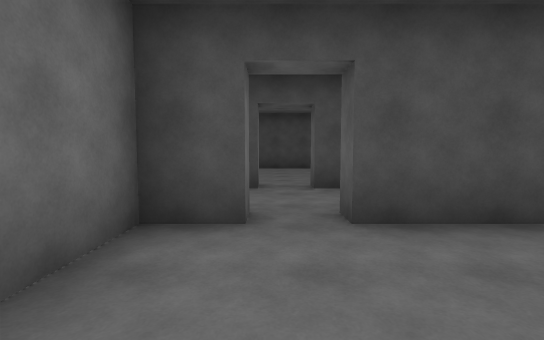
View 1 (above)

22 first-person views from a walk through a Unity game level. The camera is 1.4 m above the floor, tilts 4° down and sees 85° across. The floor is counted in squares, 2 m on a side. Each view is taken from the middle of a square. On the plan, view 1 faces up. The plan holds only what a view shows up to about 10 squares ahead; the rest is blank. The place goes on beyond the plan. The player is left out. Some animated figures are left out. Door leaves are left out, so doorways stand open. Surface patterns are stand-ins for the level's own textures.

View 2
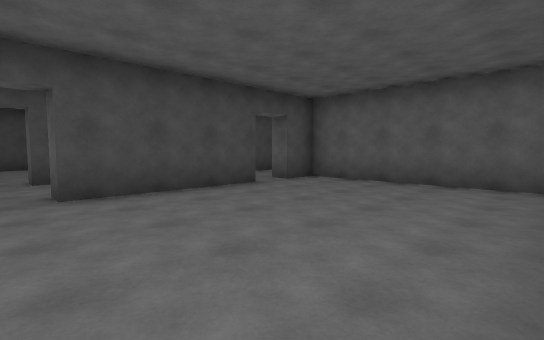

View 3
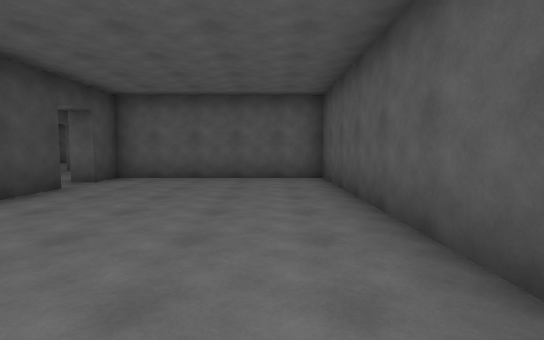

View 4
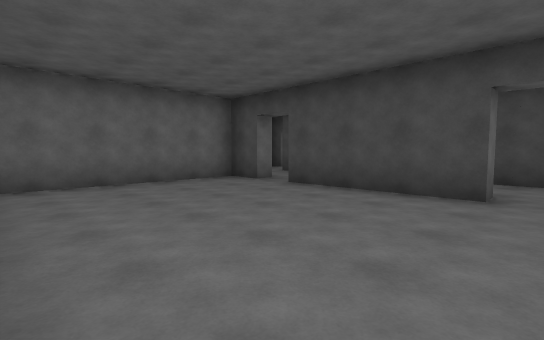

View 5
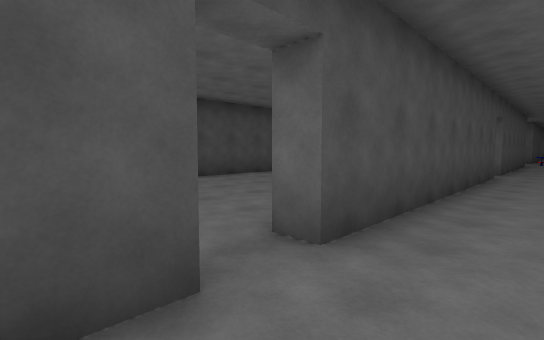

View 6
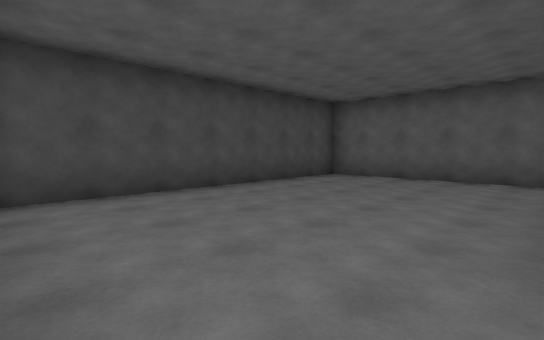

View 7
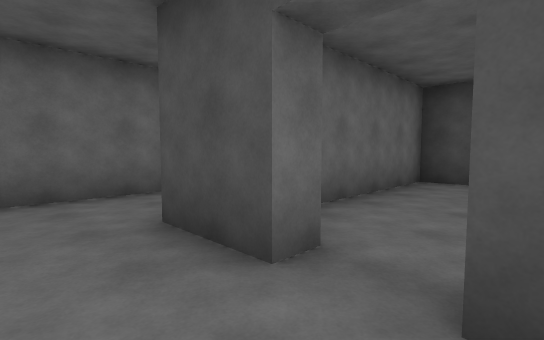

View 8
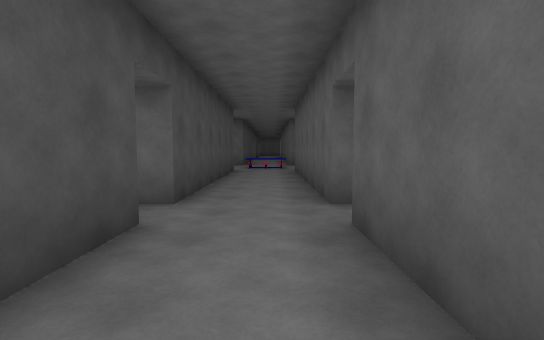

View 9
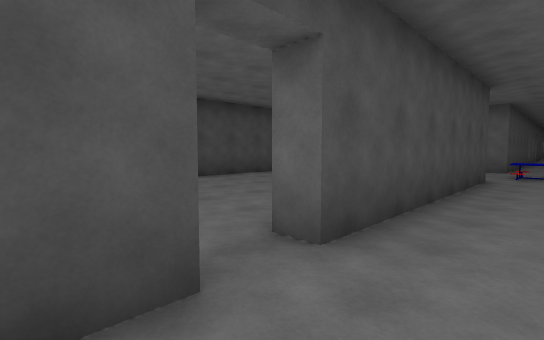

View 10
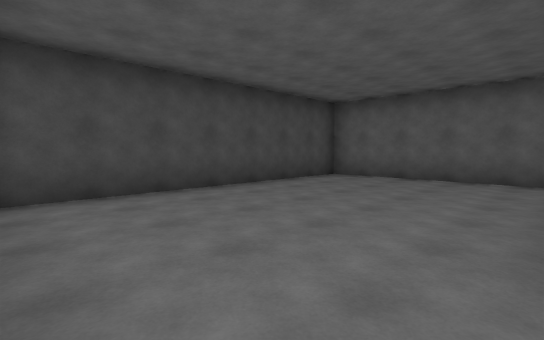

View 11
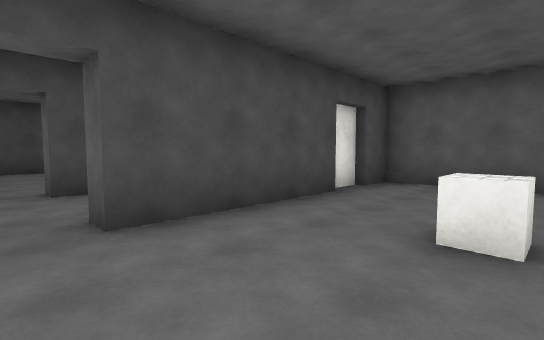

View 12
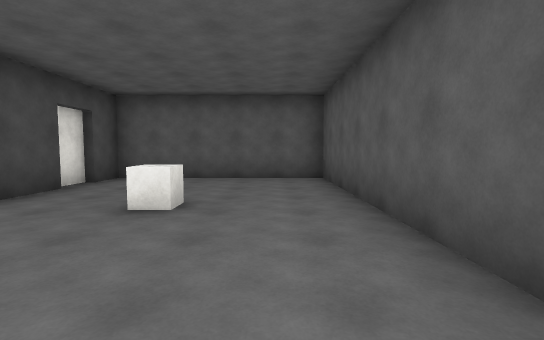

View 13
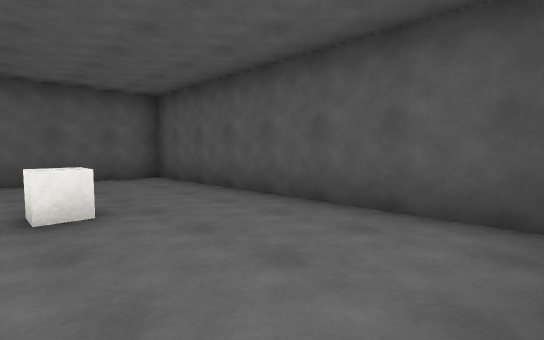

View 14
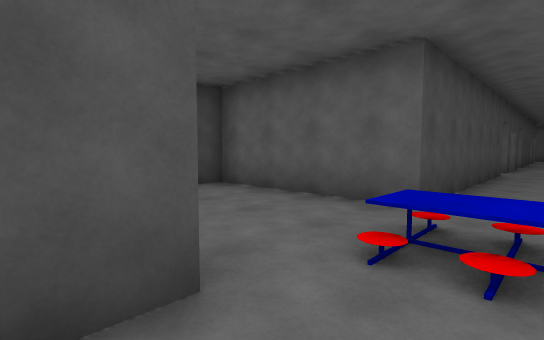

View 15
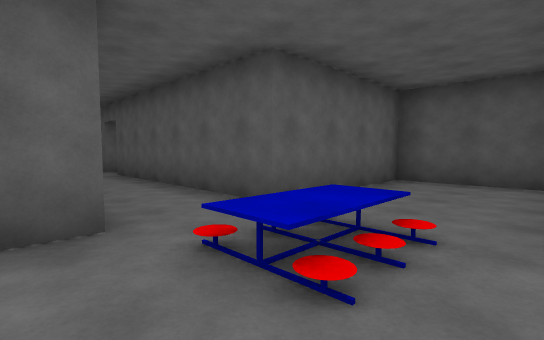

View 16
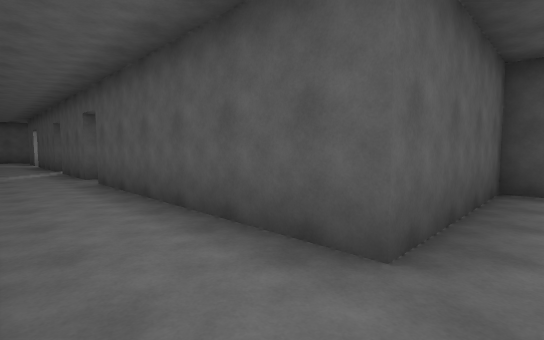

View 17
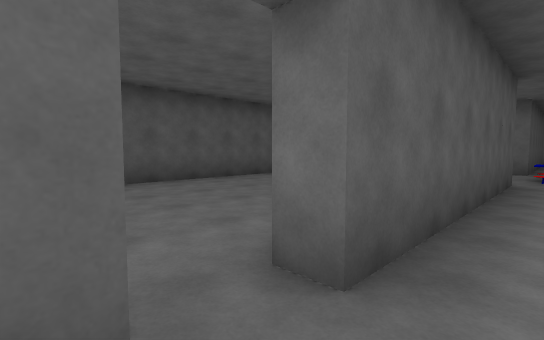

View 18
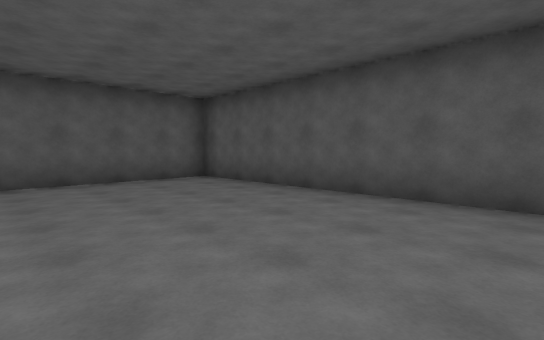

View 19
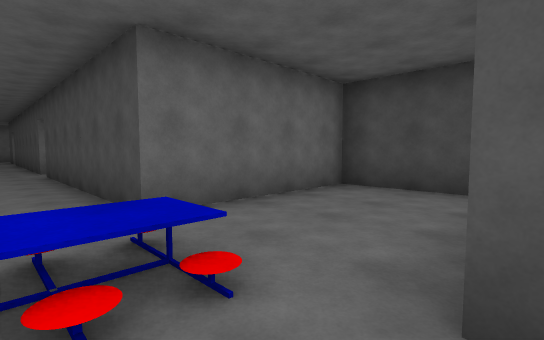

View 20
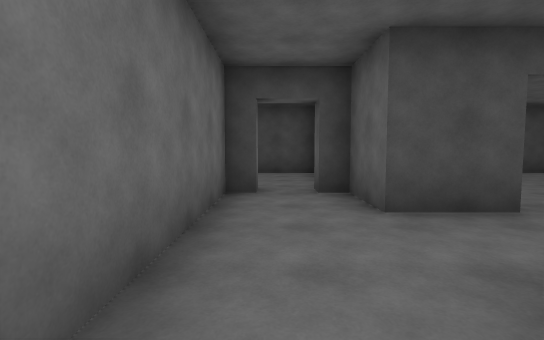

View 21
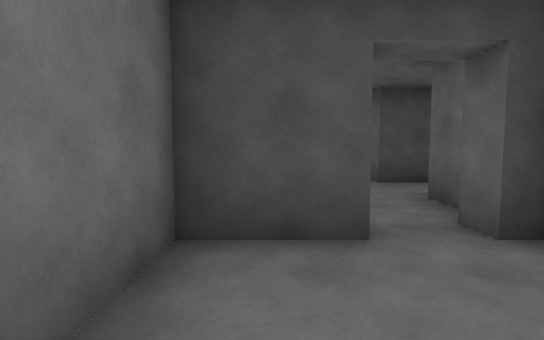

View 22
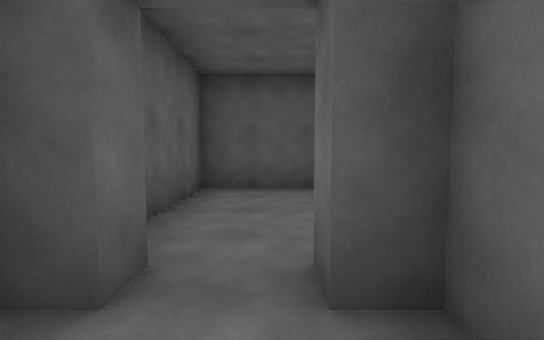

### Floor plan
Points are (right, up) in squares from view 1. A wall is a line through its corners. A room is listed if a view was taken in it or the views show most of it. See-through windows are left out.
Room 1 (views 1, 2, 3, 4)
walls: (0.2, -2.3) (6.3, -2.3) (6.3, 2.7) (5.3, 2.7); (-0.2, 2.7) (-1.2, 2.7) (-1.2, -1.8); (4.3, 2.7) (0.8, 2.7)
ways out: open door at (0.5, 3) to room 2; open door at (5, 3) to room 2
Room 2 (views 5, 7, 8, 9, 14)
walls: (5.7, 3.2) (7.7, 3.2); (7.9, 5.2) (0.8, 5.2); (-0.2, 5.2) (-1.7, 5.2) (-1.7, 6.7); (8.8, 3.2) (14.8, 3.2); (-2.3, 6.7) (-2.3, 7.2); (-3.1, 6.7) (-3.7, 6.7) (-3.7, 3.5); (14.8, 5.2) (8.8, 5.2)
ways out: open door at (0.5, 3) to room 1; open door at (5, 3) to room 1; open door at (0.5, 5.5) to room 3; open door at (8.5, 5.5) to room 4; open door at (8.5, 3) to room 5; opening at (14, 4) to room 6; opening at (-3, 3) to room 8; opening at (-3, 8)
Room 3 (view 6)
walls: (0.8, 5.2) (0.8, 5.8); (6.3, 6.2) (6.3, 10.7) (-1.2, 10.7) (-1.2, 7.1)
ways out: open door at (0.5, 5.5) to room 2
Room 4 (view 10)
walls: (8.8, 5.2) (8.8, 5.8); (14.3, 6.3) (14.3, 10.7) (7.1, 10.7)
ways out: open door at (8.5, 5.5) to room 2
Room 5 (views 11, 12, 13)
walls: (12.4, 2.7) (8.8, 2.7); (7.1, -2.3) (14.3, -2.3) (14.3, 2.7) (13.3, 2.7); (13.4, 2.9) (12.5, 2.9)
ways out: open door at (8.5, 3) to room 2
objects: cube (11, 0)
Room 6 (views 15, 16, 17, 19)
walls: (14.8, 3.2) (14.8, 2.9); (15.2, -0.8) (17.7, -0.8) (17.7, 3.2) (23.7, 3.2); (23.7, 5.2) (17.7, 5.2) (17.7, 9.3) (14.8, 9.3) (14.8, 5.2); (24.6, 3.2) (27.2, 3.2); (27, 5.2) (24.7, 5.2)
ways out: opening at (14, 4) to room 2; open door at (24.5, 3) to room 7; open door at (24.5, 5.5); open door at (27, 3); open door at (27, 5.5)
objects: table (17, 4)
Room 7 (view 18)
walls: (18.7, -2.3) (25.7, -2.3) (25.7, 1.8)
ways out: open door at (24.5, 3) to room 6
Room 8 (views 20, 21, 22)
walls: (-2.3, 1.2) (-2.3, 1.8); (-3.9, -2.3) (-1.7, -2.3) (-1.7, 0.1); (-1.7, 2.5) (-1.7, 3.2); (-3.7, 3.5) (-3.7, 1.8) (-3.3, 1.8) (-3.3, 1.2) (-4.7, 1.2) (-4.7, -0.2)
ways out: opening at (-3, 3) to room 2

Positions as (right, up) in squares from view 1, and headings:
1: (0, 0), facing up
2: (0, -2), facing up-right
3: (-1, -1), facing right
4: (5, -2), facing up-left
5: (-1, 4), facing up-right
6: (-1, 6), facing up-right
7: (1, 4), facing up-left
8: (5, 4), facing right
9: (7, 4), facing up-right
10: (7, 6), facing up-right
11: (8, 0), facing up-right
12: (7, -1), facing right
13: (7, 1), facing down-right
14: (14, 4), facing up-right
15: (15, 6), facing down-right
16: (17, 5), facing down-right
17: (25, 4), facing down-left
18: (19, 2), facing down-right
19: (18, 4), facing up-left
20: (-3, 2), facing up
21: (-4, -1), facing up
22: (-3, 3), facing down
